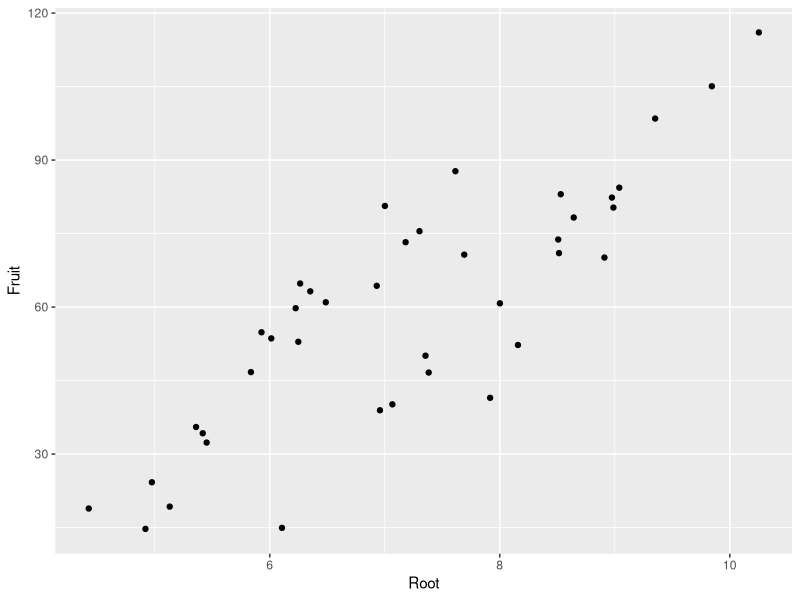
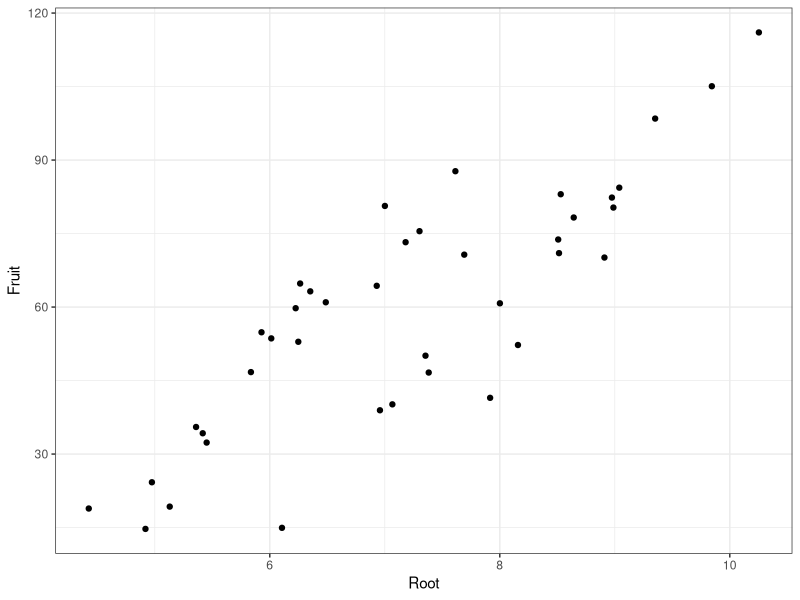
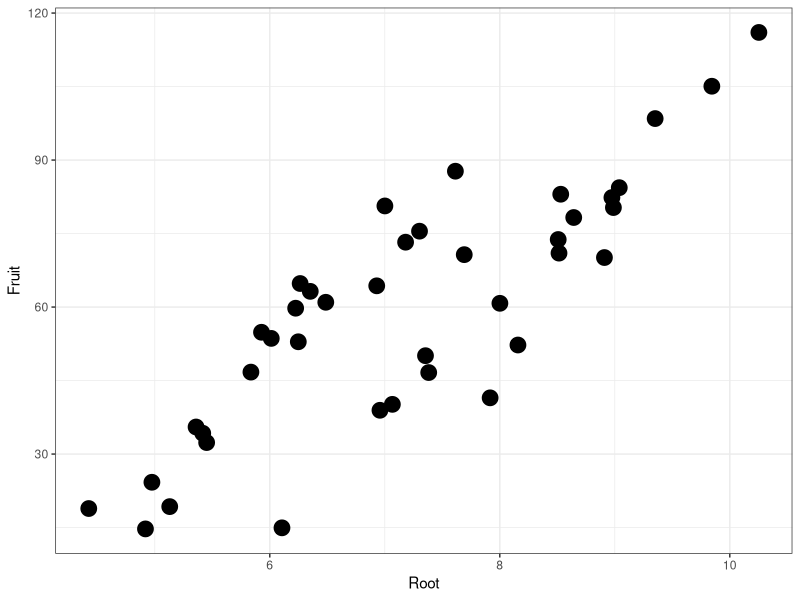
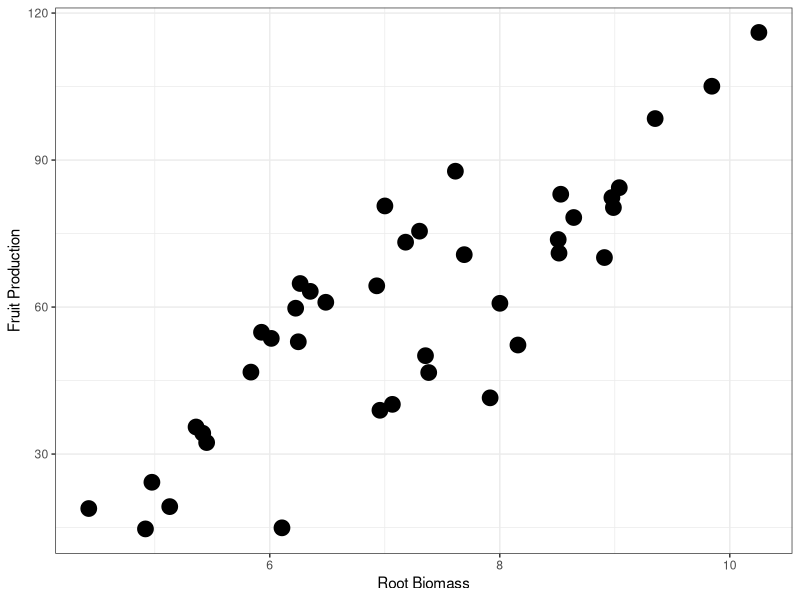
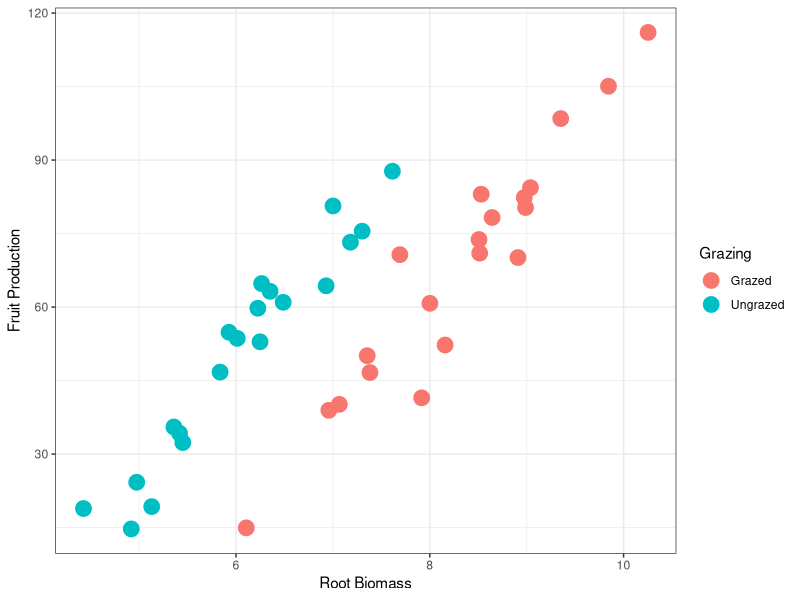
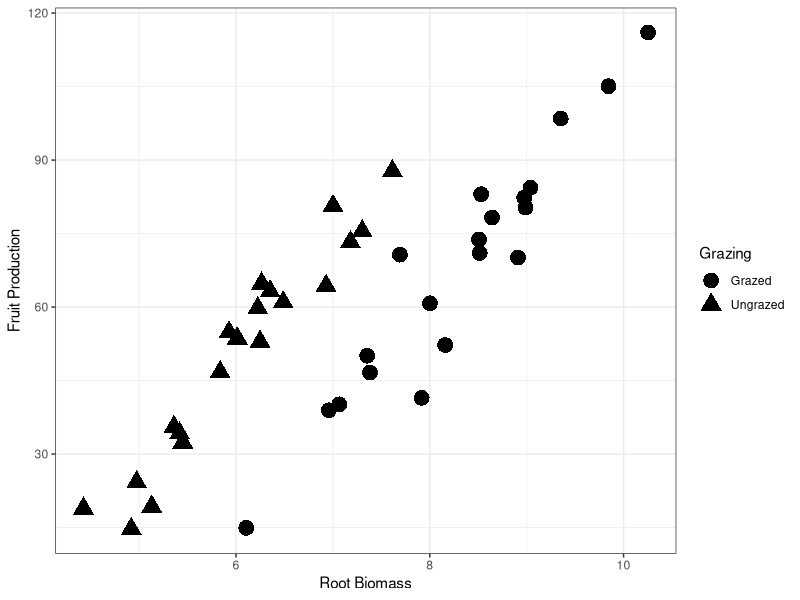
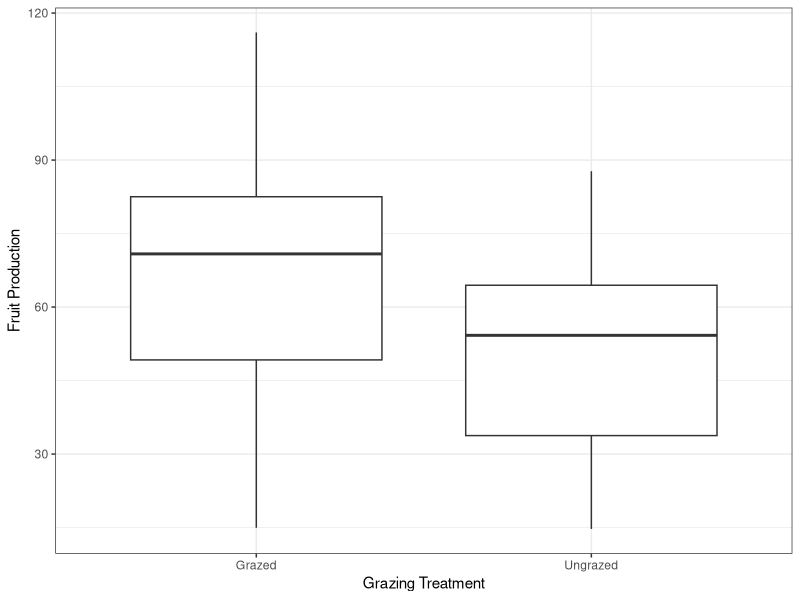
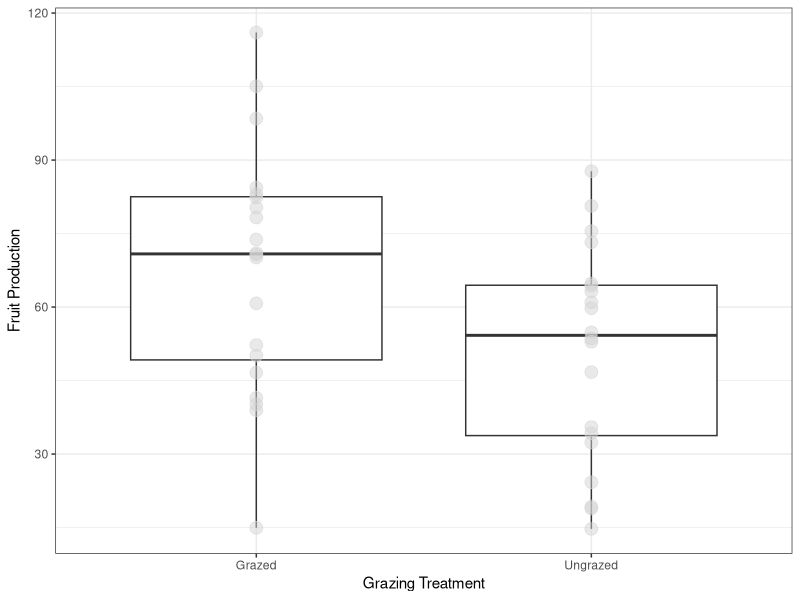

Write the R code that produced these figures, in order.
## ---- chunk 1
rm(list=ls())  
library(tidyverse)
library(here)
## ---- chunk 2
compensation <- read.csv(here("Data/compensation.csv"))
## ---- chunk 3
glimpse(compensation)
## ---- chunk 4
ggplot(compensation, aes(x = Root, y = Fruit)) +
  geom_point()
## ---- chunk 5
ggplot(compensation, aes(x = Root, y = Fruit)) +
  geom_point() +
  theme_bw()
## ---- chunk 6
ggplot(compensation, aes(x = Root, y = Fruit)) +
  geom_point(size = 5) + # place size in the geom_point layer
  theme_bw()
## ---- chunk 7
ggplot(compensation, aes(x = Root, y = Fruit)) +
  geom_point(size = 5) + 
  theme_bw() +
  xlab("Root Biomass") +
  ylab("Fruit Production")
## ---- chunk 8
ggplot(compensation, aes(x = Root, y = Fruit, colour = Grazing)) + # colour goes in first aes()
  geom_point(size = 5) + 
  theme_bw() +
  xlab("Root Biomass") +
  ylab("Fruit Production")
## ---- chunk 9
ggplot(compensation, aes(x = Root, y = Fruit, shape = Grazing)) + # shape goes in first aes()
  geom_point(size = 5) + 
  theme_bw() +
  xlab("Root Biomass") +
  ylab("Fruit Production")
## ---- chunk 10
ggplot(compensation, aes(x = Grazing, y = Fruit)) +
  geom_boxplot() + 
  theme_bw() +
  xlab("Grazing Treatment") +
  ylab("Fruit Production")
## ---- chunk 11
ggplot(compensation, aes(x = Grazing, y = Fruit)) +
  geom_boxplot() + 
  geom_point(size = 4, colour = 'lightgrey', alpha = 0.5) +
  theme_bw() +
  xlab("Grazing Treatment") +
  ylab("Fruit Production")
## ---- chunk 12
ggplot(compensation, aes(x = Fruit)) +
  geom_histogram()
## ---- chunk 13
ggplot(compensation, aes(x = Fruit)) +
  geom_histogram(bins = 10)
## ---- chunk 14
ggplot(compensation, aes(x = Fruit)) +
  geom_histogram(binwidth = 15)
## ---- chunk 15
ggplot(compensation, aes(x = Fruit)) +
  geom_histogram(binwidth = 15) +
  facet_wrap(~Grazing)
